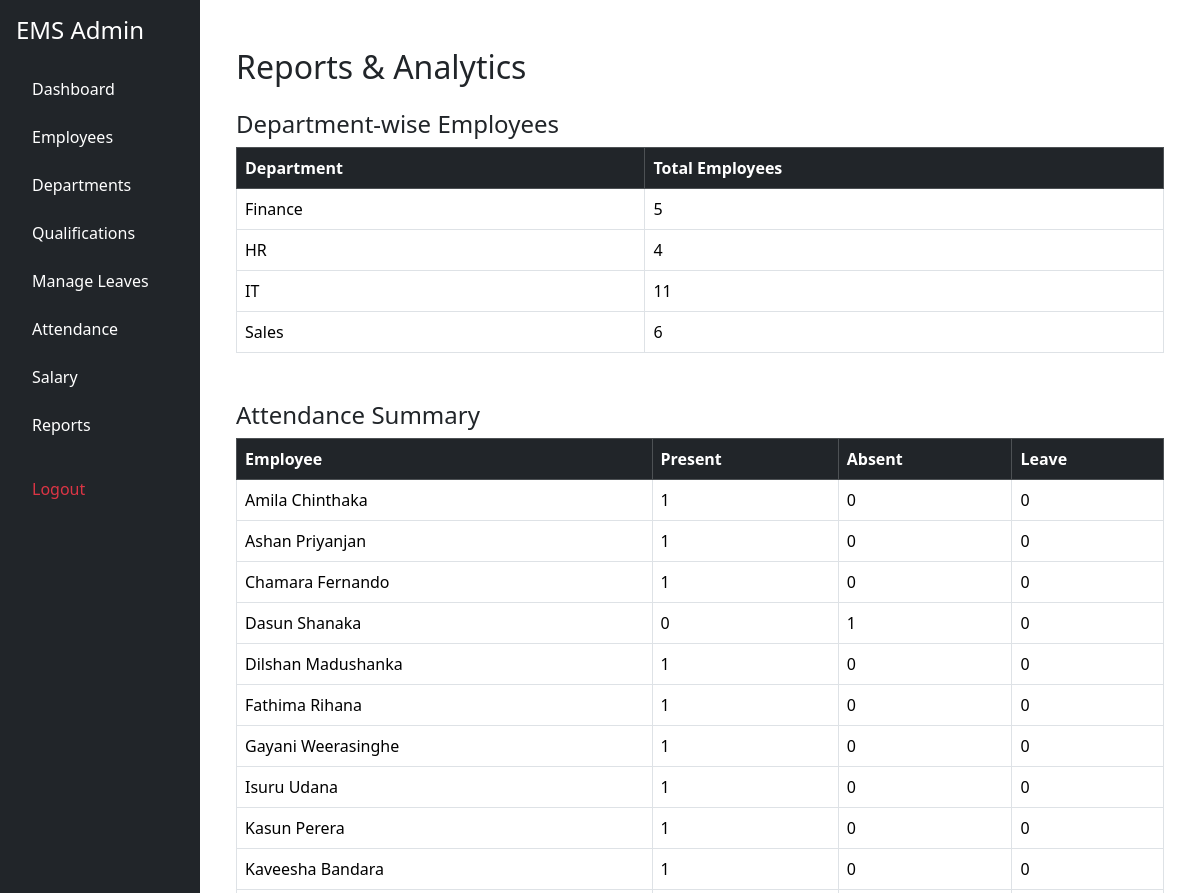
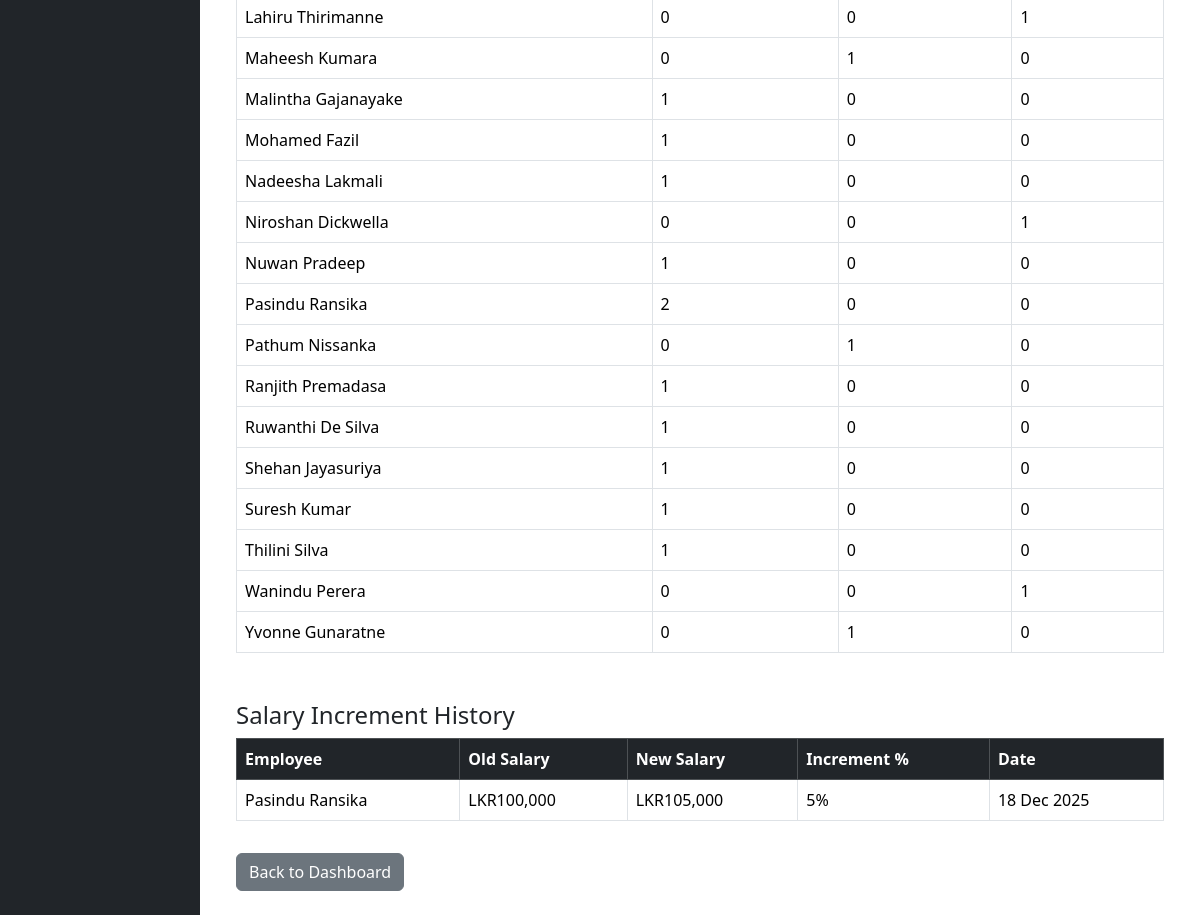
Screenshot of /admin/reports.php (signed in) with the database file from the repository (2 pictures, top to bottom).
### tables this page shows
CREATE TABLE `salary_history` (
  `id` int(11) NOT NULL,
  `employee_id` int(11) NOT NULL,
  `old_salary` int(11) NOT NULL,
  `new_salary` int(11) NOT NULL,
  `increment_percent` int(11) NOT NULL,
  `increment_date` date NOT NULL
);

CREATE TABLE `users` (
  `id` int(11) NOT NULL,
  `name` varchar(100) NOT NULL,
  `email` varchar(100) NOT NULL,
  `password` varchar(255) NOT NULL,
  `role` enum('admin','employee') NOT NULL
);

### admin/reports.php (the view, shortened to what this page needs)
<?php
include "header.php";
include "../config/db.php";
$deptReport = $conn->query("
  SELECT d.name AS department, COUNT(e.id) AS total
  FROM departments d
  LEFT JOIN employees e ON d.id = e.department_id
  GROUP BY d.id
");
$attendanceReport = $conn->query("
  SELECT
    u.name,
    SUM(a.status='Present') AS present,
    SUM(a.status='Absent') AS absent,
    SUM(a.status='Leave') AS leave_count
  FROM attendance a
  JOIN employees e ON a.employee_id = e.id
  JOIN users u ON e.user_id = u.id
  GROUP BY u.name
");
$salaryReport = $conn->query("
  SELECT
    u.name,
    h.old_salary,
    h.new_salary,
    h.increment_percent,
    h.increment_date
  FROM salary_history h
  JOIN employees e ON h.employee_id = e.id
  JOIN users u ON e.user_id = u.id
  ORDER BY h.increment_date DESC
");
?>
<!DOCTYPE html>
<html>
<head>
<link href="https://cdn.jsdelivr.net/npm/bootstrap@5.3.2/dist/css/bootstrap.min.css" rel="stylesheet">
</head>
<body>
<div class="container mt-4">
<h2 class="mb-4">Reports & Analytics</h2>
<h4>Department-wise Employees</h4>
<table class="table table-bordered table-hover">
<thead class="table-dark">
<tr>
  <th>Department</th>
  <th>Total Employees</th>
</tr>
</thead>
<tbody>
<?php while ($d = $deptReport->fetch_assoc()): ?>
<tr>
  <td><?= htmlspecialchars($d['department']) ?></td>
  <td><?= $d['total'] ?></td>
</tr>
<?php endwhile; ?>
</tbody>
</table>
<h4 class="mt-5">Attendance Summary</h4>
<table class="table table-bordered table-hover">
<thead class="table-dark">
<tr>
  <th>Employee</th>
  <th>Present</th>
  <th>Absent</th>
  <th>Leave</th>
</tr>
</thead>
<tbody>
<?php while ($a = $attendanceReport->fetch_assoc()): ?>
<tr>
  <td><?= htmlspecialchars($a['name']) ?></td>
  <td><?= $a['present'] ?></td>
  <td><?= $a['absent'] ?></td>
  <td><?= $a['leave_count'] ?></td>
</tr>
<?php endwhile; ?>
</tbody>
</table>
<h4 class="mt-5">Salary Increment History</h4>
<table class="table table-bordered table-hover">
<thead class="table-dark">
<tr>
  <th>Employee</th>
  <th>Old Salary</th>
  <th>New Salary</th>
  <th>Increment %</th>
  <th>Date</th>
</tr>
</thead>
<tbody>
<?php while ($s = $salaryReport->fetch_assoc()): ?>
<tr>
  <td><?= htmlspecialchars($s['name']) ?></td>
  <td>LKR<?= number_format($s['old_salary']) ?></td>
  <td>LKR<?= number_format($s['new_salary']) ?></td>
  <td><?= $s['increment_percent'] ?>%</td>
  <td><?= date("d M Y", strtotime($s['increment_date'])) ?></td>
</tr>
<?php endwhile; ?>
</tbody>
</table>
<a href="dashboard.php" class="btn btn-secondary mt-3">Back to Dashboard</a>
</div>
</body>
</html>

### admin/header.php (style rules this page uses)
body { background: #f4f6f9; }

### rows the page displays
salary_history: users.name "Pasindu Ransika", old_salary "100,000", new_salary "105,000", increment_percent "5", increment_date "18 Dec 2025"

### other values shown
$d['department'] "Finance"
$d['total'] "5"
$d['department'] "HR"
$d['total'] "4"
$d['department'] "IT"
$d['total'] "11"
$d['department'] "Sales"
$d['total'] "6"
$a['name'] "Amila Chinthaka"
$a['present'] "1"
$a['absent'] "0"
$a['leave_count'] "0"
$a['name'] "Ashan Priyanjan"
$a['name'] "Chamara Fernando"
$a['name'] "Dasun Shanaka"
